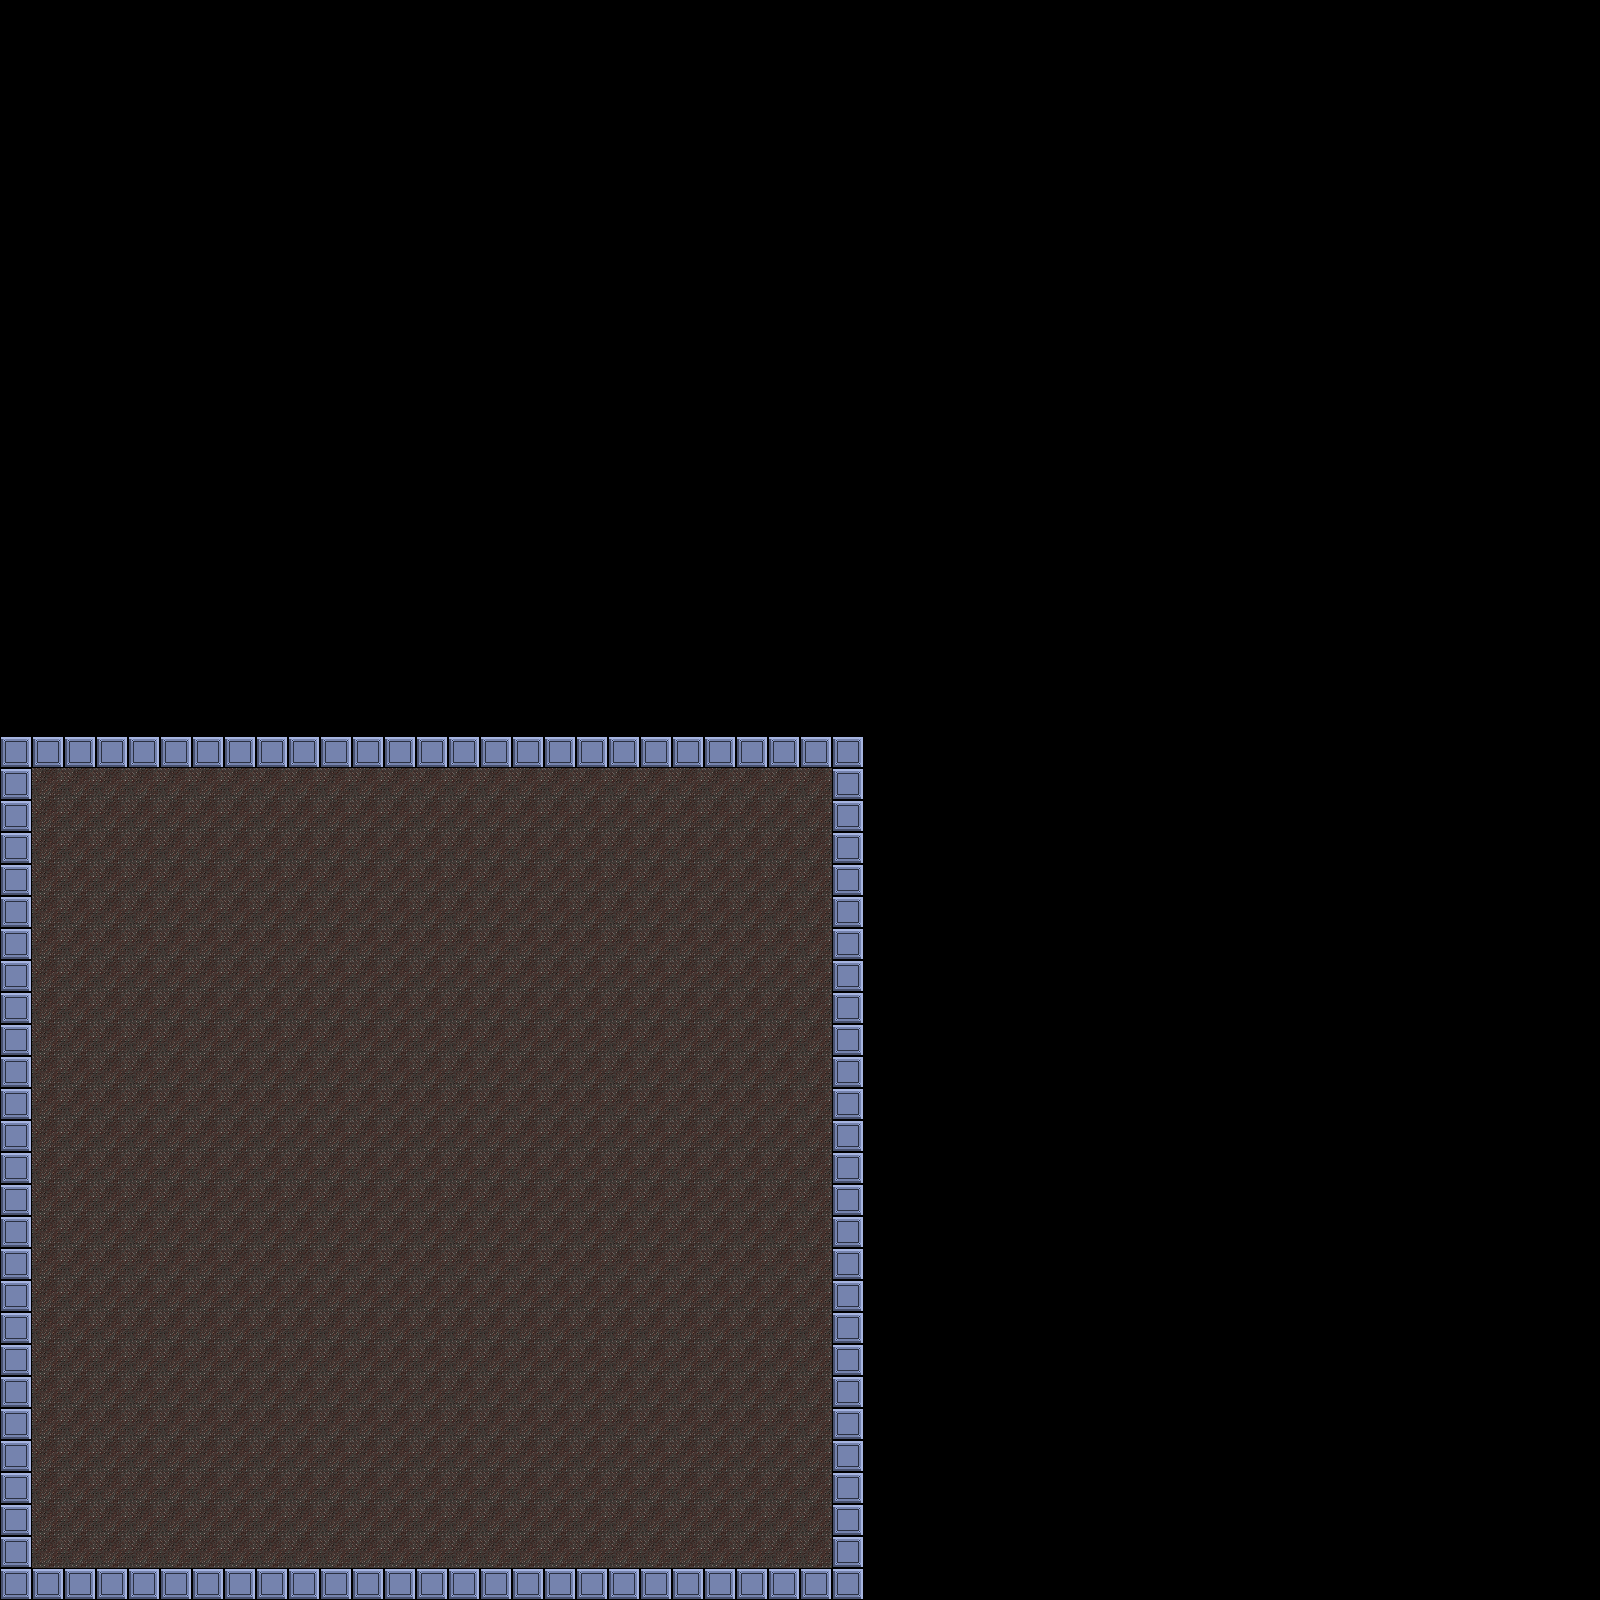

Below is a game level as drawn by its tile map, then a one-line description and the .tmx that defines it (tile-layer data replaced by summaries):
An orthogonal 50x50 tile map with 32x32 px tiles, 3 tile layers (floor, tiles, objects) and 46 objects (14x generator, 13x wire-l, 13x computer, 3x fixture, robot, ...).

<map version="1.0" orientation="orthogonal" renderorder="right-down" width="50" height="50" tilewidth="32" tileheight="32" nextobjectid="244">
 <tileset firstgid="1" name="tileset1" tilewidth="32" tileheight="32" tilecount="256" columns="16">
  <image source="../../../images/tiles/tileset1.png" width="512" height="512" />
  <tile id="16">
   <properties>
    <property name="solid" value="true" />
   </properties>
  </tile>
  <tile id="17">
   <properties>
    <property name="solid" value="true" />
   </properties>
  </tile>
 </tileset>
 <layer name="floor" width="50" height="50">
  <data>[2500 cells, 625 non-empty, 1 distinct tile ids]</data>
 </layer>
 <layer name="tiles" width="50" height="50">
  <data>[2500 cells, 104 non-empty, 1 distinct tile ids]</data>
 </layer>
 <layer name="objects" width="50" height="50">
  <data>[2500 cells, 0 non-empty, 0 distinct tile ids]</data>
 </layer>
 <objectgroup name="Object Layer 1">
  <object id="10" name="robot1" type="robot" x="128" y="920" width="32" height="32">
   <properties>
    <property name="ActivityBlockingComponent" type="bool" value="true" />
    <property name="BlockingComponent" type="bool" value="true" />
    <property name="BlockingComponent.blocking" type="bool" value="true" />
    <property name="Box2DBodyComponent" type="bool" value="true" />
    <property name="ConeLightComponent" type="bool" value="true" />
    <property name="ConeLightComponent.alpha" type="float" value="0.5" />
    <property name="ConeLightComponent.blue" type="float" value="0.8" />
    <property name="ConeLightComponent.coneDegree" type="float" value="45" />
    <property name="ConeLightComponent.directionDegree" type="float" value="0" />
    <property name="ConeLightComponent.distance" type="float" value="512" />
    <property name="ConeLightComponent.green" type="float" value="0.8" />
    <property name="ConeLightComponent.red" type="float" value="1" />
    <property name="ConeLightComponent.xCo" type="float" value="4" />
    <property name="ConeLightComponent.yCo" type="float" value="0" />
    <property name="EntityComponent" type="bool" value="true" />
    <property name="LiftableComponent" type="bool" value="false" />
    <property name="LifterComponent" type="bool" value="true" />
    <property name="PositionComponent" type="bool" value="true" />
    <property name="ProcessQueueComponent" type="bool" value="true" />
    <property name="SpriteComponent" type="bool" value="true" />
    <property name="SpriteComponent.spriteLocation" value="images/player/robot1.png" />
    <property name="TextTagComponent" type="bool" value="true" />
    <property name="TextTagComponent.deltaX" type="float" value="0" />
    <property name="TextTagComponent.deltaY" type="float" value="2" />
    <property name="TextTagComponent.shouldRender" type="bool" value="true" />
    <property name="VelocityComponent" type="bool" value="true" />
    <property name="VelocityComponent.maxTravelVelocity" type="float" value="2" />
    <property name="VelocityComponent.maxTurnVelocity" type="float" value="1.5" />
   </properties>
  </object>
  <object id="23" name="camera" type="camera" x="16" y="1584">
   <properties>
    <property name="CameraComponent" type="bool" value="true" />
    <property name="CameraComponent.panSpeed" type="float" value="1" />
    <property name="EntityComponent" type="bool" value="true" />
   </properties>
  </object>
  <object id="103" name="wall-body" type="object" x="0" y="736" width="32" height="864">
   <properties>
    <property name="bodyType" value="StaticBody" />
   </properties>
  </object>
  <object id="104" name="wall" type="fixture" x="32" y="736" width="800" height="32">
   <properties>
    <property name="body" value="wall-body" />
   </properties>
  </object>
  <object id="105" name="wall" type="fixture" x="32" y="1568" width="800" height="32">
   <properties>
    <property name="body" value="wall-body" />
   </properties>
  </object>
  <object id="106" name="wall" type="fixture" x="832" y="736" width="32" height="864">
   <properties>
    <property name="body" value="wall-body" />
   </properties>
  </object>
  <object id="167" type="wire-l" x="320" y="832" width="32" height="32">
   <properties>
    <property name="BlockingComponent" type="bool" value="true" />
    <property name="BlockingComponent.blocking" type="bool" value="true" />
    <property name="EntityComponent" type="bool" value="true" />
    <property name="LiftableComponent" type="bool" value="true" />
    <property name="NetworkConnectionComponent" type="bool" value="true" />
    <property name="NetworkConnectionComponent.down" type="bool" value="true" />
    <property name="NetworkConnectionComponent.left" type="bool" value="true" />
    <property name="NetworkConnectionComponent.right" type="bool" value="true" />
    <property name="NetworkConnectionComponent.up" type="bool" value="true" />
    <property name="PositionComponent" type="bool" value="true" />
    <property name="PositionComponent.angle" type="float" value="90" />
    <property name="PowerInputComponent" type="bool" value="true" />
    <property name="PowerInputComponent.activated" type="bool" value="true" />
    <property name="PowerInputComponent.centre" type="bool" value="true" />
    <property name="PowerInputComponent.down" type="bool" value="false" />
    <property name="PowerInputComponent.left" type="bool" value="true" />
    <property name="PowerInputComponent.right" type="bool" value="true" />
    <property name="PowerInputComponent.up" type="bool" value="true" />
    <property name="PowerOutputComponent" type="bool" value="true" />
    <property name="PowerOutputComponent.activated" type="bool" value="true" />
    <property name="PowerOutputComponent.centre" type="bool" value="true" />
    <property name="PowerOutputComponent.down" type="bool" value="false" />
    <property name="PowerOutputComponent.left" type="bool" value="true" />
    <property name="PowerOutputComponent.right" type="bool" value="true" />
    <property name="PowerOutputComponent.up" type="bool" value="true" />
    <property name="SpriteComponent" type="bool" value="true" />
    <property name="SpriteComponent.spriteLocation" value="images/entities/wire3.png" />
    <property name="SpriteComponent.zOrder" type="float" value="45" />
   </properties>
  </object>
  <object id="168" name="generator" type="generator" x="323" y="803" width="26" height="26">
   <properties>
    <property name="BlockingComponent" type="bool" value="true" />
    <property name="BlockingComponent.blocking" type="bool" value="true" />
    <property name="Box2DBodyComponent" type="bool" value="true" />
    <property name="EntityComponent" type="bool" value="true" />
    <property name="LiftableComponent" type="bool" value="true" />
    <property name="PositionComponent" type="bool" value="true" />
    <property name="PowerGeneratorComponent" type="bool" value="true" />
    <property name="PowerGeneratorComponent.generatingPower" type="bool" value="true" />
    <property name="PowerOutputComponent" type="bool" value="true" />
    <property name="PowerOutputComponent.activated" type="bool" value="true" />
    <property name="PowerOutputComponent.centre" type="bool" value="true" />
    <property name="PowerOutputComponent.down" type="bool" value="true" />
    <property name="PowerOutputComponent.left" type="bool" value="true" />
    <property name="PowerOutputComponent.right" type="bool" value="true" />
    <property name="PowerOutputComponent.up" type="bool" value="true" />
    <property name="SpriteComponent" type="bool" value="true" />
    <property name="SpriteComponent.height" type="float" value="32" />
    <property name="SpriteComponent.spriteLocation" value="images/entities/generator.png" />
    <property name="SpriteComponent.width" type="float" value="32" />
   </properties>
  </object>
  </objectgroup>
</map>
<!-- 38 of 46 objects omitted -->
